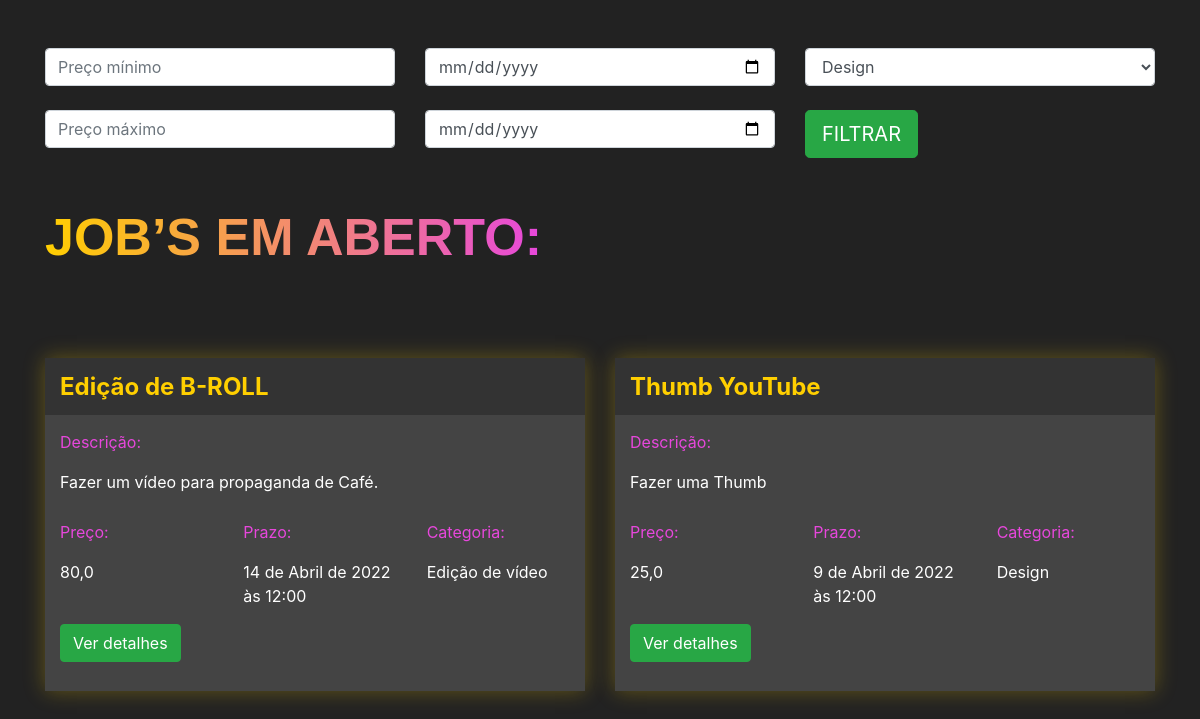
The app's page /jobs/encontrar_jobs/, older data.
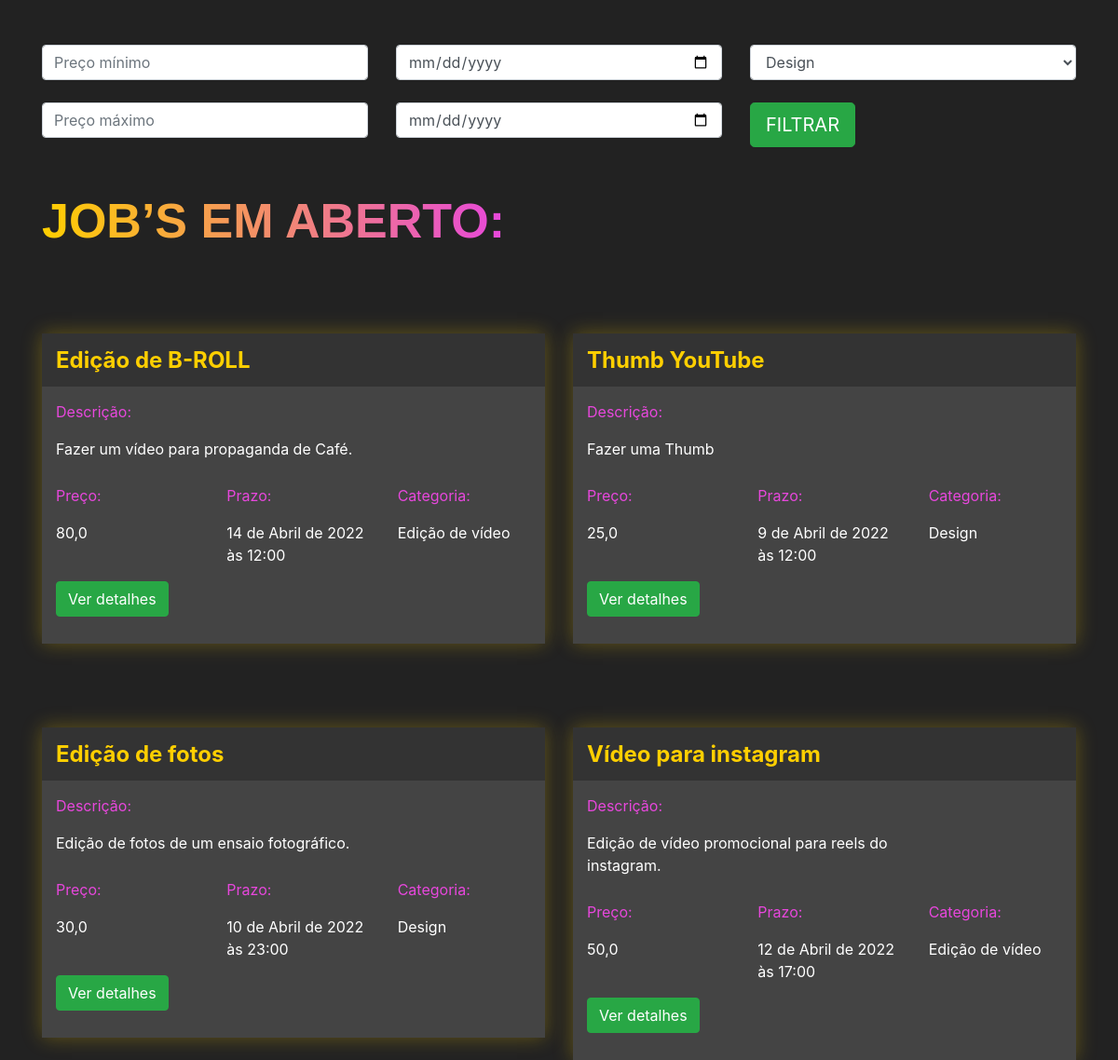
The same page, newer data.
### jobs/models.py (models this page shows, shortened)
class Jobs(models.Model):
    categoria_choices = (('D', 'Design'),
                         ('EV', 'Edição de Vídeo'))
    status_choices = (('C', 'Em criação'),
                      ('AA', 'Aguardando aprovação'),
                      ('F', 'Finalizado'))
    titulo = models.CharField(max_length=200)
    descricao = models.TextField()
    categoria = models.CharField(max_length=2, choices=categoria_choices, default="D")
    prazo_entrega = models.DateTimeField()
    preco = models.FloatField()
    referencias = models.ManyToManyField(Referencias)
    profissional = models.ForeignKey(User, on_delete=models.DO_NOTHING, null=True, blank=True)
    reservado = models.BooleanField(default=False)
    status = models.CharField(max_length=2, choices=status_choices, default='AA')

### jobs/views.py (the view)
# urls.py: path('encontrar_jobs/', views.encontrar_jobs, name='encontrar_jobs')
def encontrar_jobs(request):
    if request.method == "GET":
        preco_minimo = request.GET.get('preco_minimo')
        preco_maximo = request.GET.get('preco_maximo')
        prazo_minimo = request.GET.get('prazo_minimo')
        prazo_maximo = request.GET.get('prazo_maximo')
        categoria = request.GET.get('categoria')
        if preco_minimo or preco_maximo or prazo_minimo or prazo_maximo or categoria:
            if not preco_minimo:
                preco_minimo = 0
            if not preco_maximo:
                preco_maximo = 999999
            if not prazo_minimo:
                prazo_minimo = datetime(year=1900, month=1, day=1)
            if not prazo_maximo:
                prazo_maximo = datetime(year=3000, month=1, day=1)
            if categoria == 'D':
                categoria = ['D', ]
            elif categoria == 'EV':
                categoria = ['EV', ]
            jobs = Jobs.objects.filter(preco__gte=preco_minimo)\
                .filter(preco__lte=preco_maximo)\
                .filter(prazo_entrega__gte=prazo_minimo)\
                .filter(prazo_entrega__lte=prazo_maximo)\
                .filter(categoria__in=categoria)\
                .filter(reservado=False)
        else:
            jobs = Jobs.objects.filter(reservado=False)
        return render(request, 'encontrar_jobs.html', {'jobs': jobs})

### jobs/templates/encontrar_jobs.html (shortened to what this page needs)
{% extends 'base.html' %}
{% load static %}
{% block 'head' %}
<link rel="stylesheet" href="{% static 'jobs/css/encontrar_jobs.css' %}">
{% endblock %}
{% block 'body' %}
    <div class="container">
    <br>
    <br>
        <div class="row">
            <div class="col-sm">
            <form action="{% url 'encontrar_jobs' %}" method="GET"> {% csrf_token %}
                <input type="text" class="form-control" placeholder="Preço mínimo" name="preco_minimo">
                <br>
                <input type="text" class="form-control" placeholder="Preço máximo" name="preco_maximo">
            </div>
            <div class="col-sm">
                <input type="date" class="form-control" name="prazo_minimo">
                <br>
                <input type="date" class="form-control" name="prazo_maximo">
            </div>
            <div class="col-sm">
                <select class="form-control" name="categoria">
                    <option value="D">Design</option>
                </select>
                <br>
                <input type="submit" class="btn btn-success btn-lg" value="FILTRAR">
            </div>
        </div>
        <br>
        <br>
        <h2 class="titulo">JOB’S EM ABERTO:</h2>
        <div class="row justify-content-around">
            {% for job in jobs %}
                <div class="col-6 row-card">
                    <div class="card-job">
                        <div class="header-job">
                        <h4 class="titulo-job">{{job.titulo}}</h4>
                        </div>
                        <div class="body-job">
                            <p class="titulo-body">Descrição:</p>
                            <div style="width: 70%">
                                <p>{{job.descricao}}</p>
                            </div>
                            <div class="row">
                                <div class="col-4">
                                    <p class="titulo-body">Preço:</p>
                                    <p>{{job.preco}}</p>
                                </div>
                                <div class="col-4">
                                    <p class="titulo-body">Prazo:</p>
                                    <p>{{job.prazo_entrega}}</p>
                                </div>
                                <div class="col-4">
                                    <p class="titulo-body">Categoria:</p>
                                    <p>{% if job.categoria == 'D'%}
                                        Design
                                        {% else %}
                                        Edição de vídeo
                                        {% endif %}
                                    </p>
                                </div>
                            </div>
                            <button class="btn btn-success">Ver detalhes</button>
                            <br>
                            <br>
                        </div>
                    </div>
                </div>
            {% endfor %}
        </div>
    </div>
{% endblock %}

### templates/base.html (shortened to what this page needs)
<!doctype html>
<html lang="en">
    <head>
      {% block 'head' %}
      {% endblock %}
      <link rel="stylesheet" href="https://cdn.jsdelivr.net/npm/bootstrap@4.6.1/dist/css/bootstrap.min.css">
    </head>
    <body class="fundo">
      {% block 'body' %}{% endblock %}
    </body>
</html>

### templates/static/jobs/css/encontrar_jobs.css (style rules this page uses)
.fundo { background-color: #222; color: white; }
.card-job { background-color: #444; box-shadow: 0 0px 20px 0 rgba( 255, 207, 0, 0.3 ); padding: 0; margin-top: 50px; }
.header-job { background-color: #333; width: 100% !important; padding: 5px; padding-left: 15px; }
.row-card { margin-top: 40px; }
.titulo-job { color: #FFCF00; font-weight: bold; margin-top: 10px; }
.body-job { padding: 5px; padding-left: 15px; }
.titulo-body { color: #E747DC; margin-top: 10px; }
.titulo { font-family: Arial, Helvetica, sans-serif; font-weight: bold; font-size: 52px; display: inline; background-image: linear-gradient(90deg, rgba(255,207,0,1) 0%, rgba(231,71,220,1) 100%); background-clip: text; -webkit-background-clip: text; color: transparent; padding-bottom: 10px; }

Row changes from the older to the newer data that the page shows:
added Jobs: titulo "Edição de fotos", descricao "Edição de fotos de um ensaio fotográfico.", preco "30,0", prazo_entrega "10 de Abril de 2022 às 23:00", categoria "Design"
added Jobs: titulo "Vídeo para instagram", descricao "Edição de vídeo promocional para reels do instagram.", preco "50,0", prazo_entrega "12 de Abril de 2022 às 17:00", categoria "Edição de vídeo"
